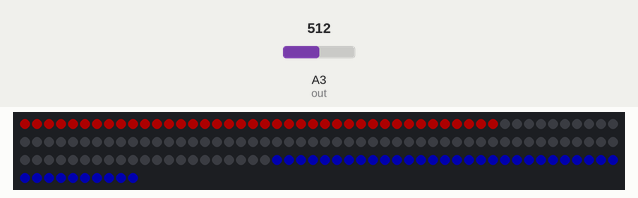
Bench run of a sketch on a simulated Arduino Uno, built for the host (arithmetic inside an expression is 32-bit, double 64-bit). Parts: 160 RGB LEDs in strip order, left to right, continuing on the next row. Inputs (shaded band) come from the test bench; at power-on: A3 (out) = 512. Dim RGB values are drawn brighter than linear; what the sketch prints to the serial monitor is not drawn.

Above: at 1.2 s.
1.3 s: A3 (out) set to 0
2.8 s: A3 (out) set to 17
4.3 s: A3 (out) set to 122
Timing chart, 0 to 7.3 s (numbered marks = the images above; inputs shaded):
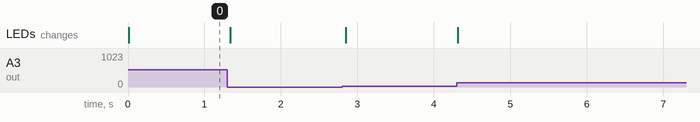

The sketch:

TryOne.ino
```cpp
/*#include <FastLED.h>

#define NUM_LEDS 160
#define LED_PIN 4

DEFINE_GRADIENT_PALETTE(snowy_palette) {
  0, 200, 204, 0,
  64, 255, 70, 255,
  128, 255, 255, 255,
  191, 255, 70, 255,
  255, 200, 204, 0
};

DEFINE_GRADIENT_PALETTE(greenblue_gp) {
  0, 0, 255, 245,
  46, 0, 21, 255,
  179, 12, 250, 0,
  255, 0, 255, 245
};

DEFINE_GRADIENT_PALETTE (heatmap_gp) {
  0, 0, 0, 0, //black
  128, 255, 0, 0, //red
  200, 130, 126, 0, //bright yellow
  255, 255, 255, 255 //white
};

uint8_t whichPalette = 0;

CRGB leds[NUM_LEDS];
//uint8_t pal_index[NUM_LEDS];

//CRGBPalette16 pal(snowy_palette);
CRGBPalette16 gb = greenblue_gp;
CRGBPalette16 ht = heatmap_gp;

CRGBPalette16 currentPalette(greenblue_gp);
CRGBPalette16 targetPalette(heatmap_gp);

void setup() {
  FastLED.addLeds<WS2812B, LED_PIN, GRB>(leds, NUM_LEDS);
  FastLED.setBrightness(50);
  FastLED.setCorrection(TypicalPixelString);
  Serial.begin(9600);
}

void loop() {
 //random16_add_entropy(random());

 uint8_t sinBeat = beatsin8(20, 0, NUM_LEDS - 1, 0, 0);
 //uint8_t sinBeat2 = beatsin8(50, 0, NUM_LEDS - 1, 0, 500);

 for (uint8_t i = 0; i < NUM_LEDS; i++) {
  leds[i] = ColorFromPalette(currentPalette, i + sinBeat);
 }

 nblendPaletteTowardPalette(currentPalette, targetPalette, 15);

 switch (whichPalette) {
  case 0:
    targetPalette = heatmap_gp;
    break;
  case 1:
    targetPalette = greenblue_gp;
    break;
 }

 EVERY_N_SECONDS(4) {
   whichPalette = (whichPalette + 1) % 2;
 }

 FastLED.show();

} */

#include <FastLED.h>

#define NUM_LEDS 160
#define LED_PIN 4

CRGB leds[NUM_LEDS];

int strobe = 8;
int reset = 10;
int out = A3;
int levels[7];

int starting = NUM_LEDS / 2;

void setup() {


  FastLED.addLeds<WS2812B, LED_PIN, GRB>(leds, NUM_LEDS);
  FastLED.setBrightness(50);
  FastLED.setCorrection(TypicalPixelString);
  Serial.begin(9600);

  pinMode(strobe, OUTPUT);
  pinMode(reset, OUTPUT);
  pinMode(out, INPUT);

  digitalWrite(reset, LOW);
  digitalWrite(strobe, LOW);
  delay(1);

  digitalWrite(reset, HIGH);
  delay(1);
  digitalWrite(reset, LOW);
  digitalWrite(strobe, HIGH);
  delay(1);


  for (uint8_t i = 0; i < starting; i++) {
    leds[i] = CRGB::Red;
    leds[NUM_LEDS - i] = CRGB::Blue;
  }
  FastLED.show();
}

void loop() {
  unsigned long timer = millis();
  //uint8_t beat = beatsin8(20, 0, NUM_LEDS - 1, 0, 0);

  for (int i = 0; i < 7; i++) {
    digitalWrite(strobe, LOW);
    delayMicroseconds(100);
    levels[i] = analogRead (out);
    digitalWrite(strobe, HIGH);
    delayMicroseconds  (100);                    // Delay necessary due to timing diagram
  }

  int gh = map(levels[0], 0, 1024, 0, (NUM_LEDS / 2));


  int difference = starting - gh;
  //Serial.println(difference);

  if (difference > 0) {
    for (int i = starting; i >= gh; i--) {
      leds[i] = CRGB::Black;
    }
    for (int j = NUM_LEDS - starting; j <= NUM_LEDS - gh; j++) {
      leds[j] = CRGB::Black;
    }
  } else if (difference < 0) {
    for (int i = starting; i <= gh; i++) {
      leds[i] = CRGB::Red;
    }
    for (int j = NUM_LEDS - starting; j >= NUM_LEDS - gh; j--) {
      leds[j] = CRGB::Blue;
    }
  }
  Serial.print(gh);
  Serial.print("   ");
  Serial.print(NUM_LEDS - gh);
  Serial.print("   ");
  Serial.print(levels[0]);
  Serial.println();

  FastLED.show();
  starting = gh;
  delay(40);
}
```
